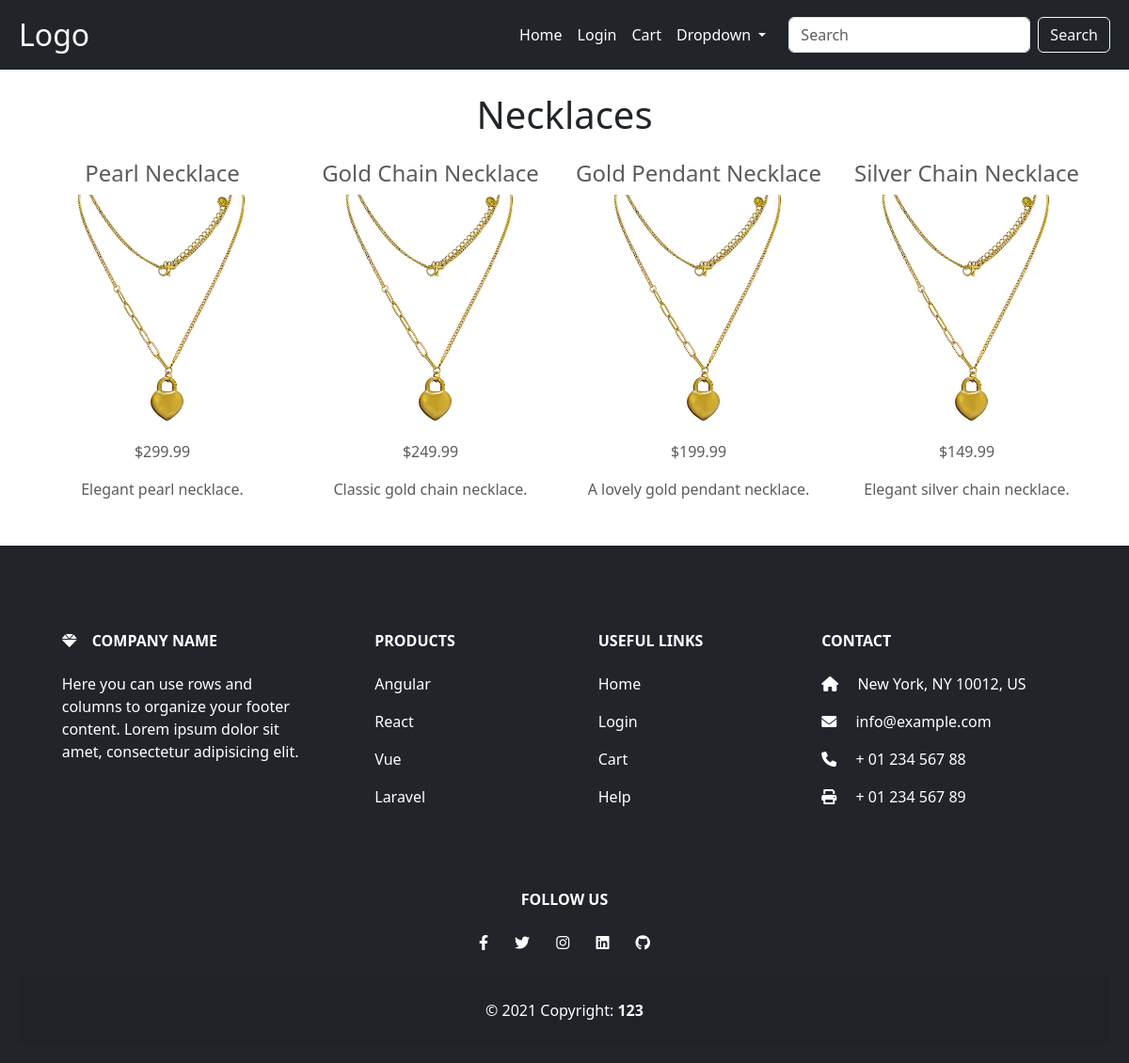
The app's page /category/4/ with its own data.
### app1/models.py (models this page shows, shortened)
class ProductCategory(models.Model):
    name = models.CharField(max_length=100)
    image = models.CharField(max_length=255)  # Path to category image

class Product(models.Model):
    name = models.CharField(max_length=100)
    description = models.TextField(blank=True)
    price = models.DecimalField(max_digits=10, decimal_places=2)
    category = models.ForeignKey(ProductCategory, on_delete=models.CASCADE, related_name='products')
    image = models.CharField(max_length=255)  # Path to product image

### app1/views.py (the view)
# urls.py: path('category/<int:category_id>/', category_detail, name='category_detail'),  # New URL for category details
def category_detail(request, category_id):
    category = get_object_or_404(ProductCategory, id=category_id)
    products = category.products.all()  # This fetches products related to the category
    return render(request, 'category_detail.html', {'category': category, 'products': products})

### app1/templates/category_detail.html
{% extends 'base.html' %}
{% load static %}
{% block content %}
<div class="container">
    <h1 class="text-center my-4">{{ category.name }}</h1>
    <div class="row">
        {% if products %}
            {% for product in products %}
            <div class="col-md-3 text-center text-muted">
                <h4 class="fw-normal">{{ product.name }}</h4>
                <a href="{% url 'shop' %}?id={{ product.id }}">
                    <img src="{% static product.image %}" class="img-fluid" alt="{{ product.name }}">
                </a>
                <p>${{ product.price }}</p>
                <p>{{ product.description }}</p>
            </div>
            {% endfor %}
        {% else %}
            <p>No products available in this category.</p>
        {% endif %}
    </div>
</div>
{% endblock %}

### app1/templates/base.html (style rules this page uses)
a { color: white; text-decoration: none; }

### records on screen
ProductCategory: name "Necklaces"
Product: name "Pearl Necklace", image (picture), price "299.99", description "Elegant pearl necklace."
Product: name "Gold Chain Necklace", image (picture), price "249.99", description "Classic gold chain necklace."
Product: name "Gold Pendant Necklace", image (picture), price "199.99", description "A lovely gold pendant necklace."
Product: name "Silver Chain Necklace", image (picture), price "149.99", description "Elegant silver chain necklace."
